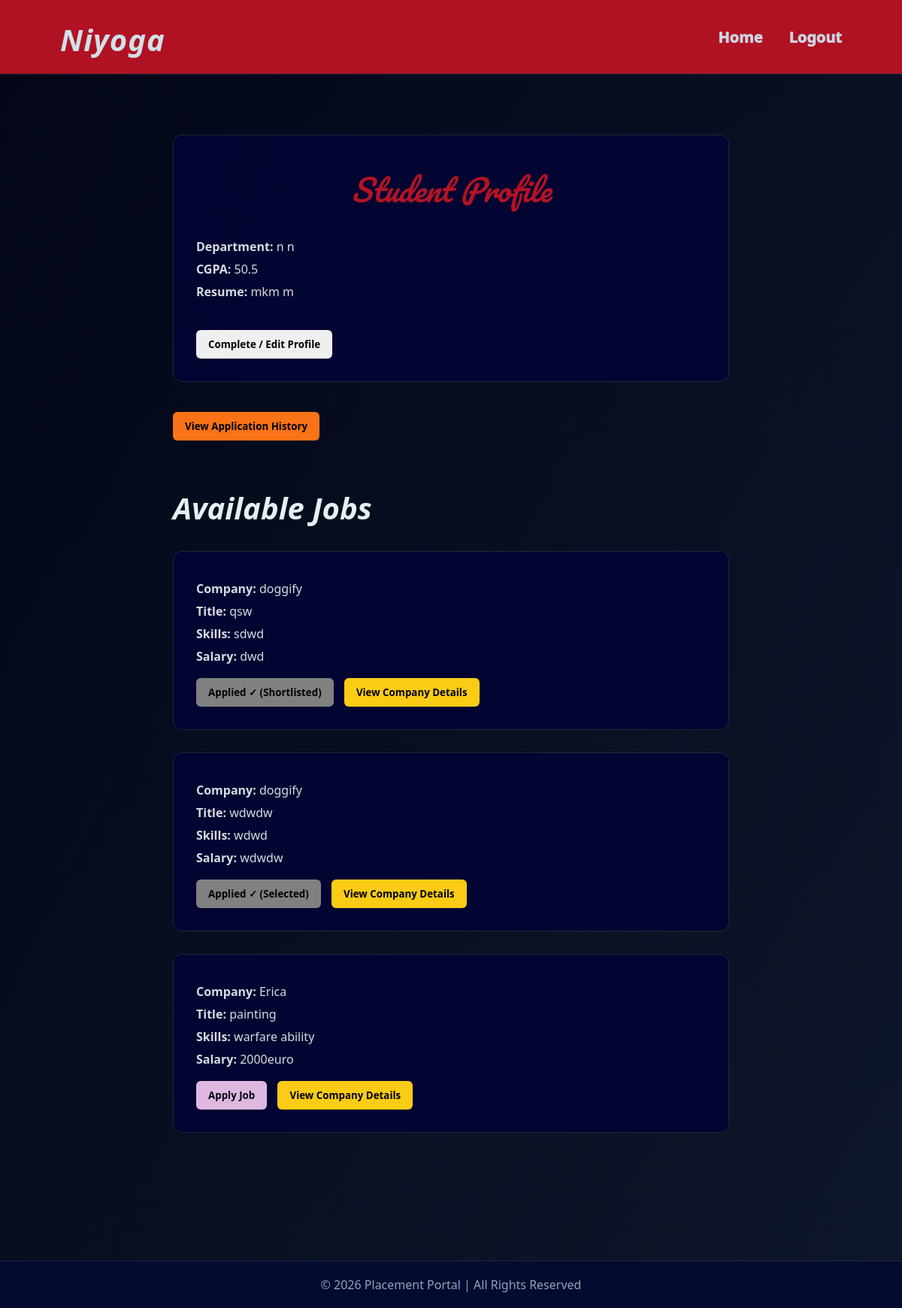
Screenshot of /student_dashboard (signed in) with the database file from the repository.
### app.py (models this page shows)
class StudentProfile(db.Model):
    __tablename__ = "student_profiles"
    id = db.Column(db.Integer, primary_key=True)
    user_id = db.Column(
        db.Integer,
        db.ForeignKey("users.id"),
        nullable=False,
        unique= True
    )
    cgpa = db.Column(db.Float)
    department = db.Column(db.String(100))
    current_year = db.Column(db.Integer)
    skills = db.Column(db.String(200))
    resume = db.Column(db.String(200))
    placement_status = db.Column(db.String(50), default="Not Placed")
    user = db.relationship("Users", back_populates="student_profile")
    applications = db.relationship(
        "Application",
        back_populates="student"
    )

class Job(db.Model):
    __tablename__ = "jobs"
    id = db.Column(db.Integer, primary_key=True)
    company_id = db.Column(
        db.Integer,
        db.ForeignKey("company_profiles.id")
    )
    description = db.Column(db.Text)
    title = db.Column(db.String(150))
    skills = db.Column(db.String(200))
    experience = db.Column(db.String(200))
    salary = db.Column(db.String(50))
    job_type = db.Column(db.String(50), default="Full-time")
    is_approved = db.Column(db.Boolean, default=False)
    is_closed = db.Column(db.Boolean, default=False)
    posted_at = db.Column(db.DateTime, default=datetime.utcnow)
    company = db.relationship("CompanyProfile", back_populates="jobs")
    applications = db.relationship(
        "Application",
        back_populates="job"
    )

class CompanyProfile(db.Model):
    __tablename__ = "company_profiles"
    id = db.Column(db.Integer, primary_key=True)
    user_id = db.Column(
        db.Integer,
        db.ForeignKey("users.id"),
        nullable=False,
        unique= True
    )
    company_name = db.Column(db.String(150))
    industry = db.Column(db.String(200))
    website = db.Column(db.String(200))
    location = db.Column(db.String(200))
    hr_contact = db.Column(db.String(15))
    user = db.relationship("Users", back_populates="company_profile")
    jobs = db.relationship(
        "Job",
        back_populates="company"
    )

class Application(db.Model):
    __tablename__ = "applications"
    id = db.Column(db.Integer, primary_key=True)
    student_id = db.Column(
        db.Integer,
        db.ForeignKey("student_profiles.id")
    )
    job_id = db.Column(
        db.Integer,
        db.ForeignKey("jobs.id")
    )
    status = db.Column(db.String(50), default="Applied")
    remarks = db.Column(db.String(200))
    applied_at = db.Column(db.DateTime, default=datetime.utcnow)
    updated_at = db.Column(db.DateTime)
    job = db.relationship("Job", back_populates="applications")
    student = db.relationship("StudentProfile", back_populates="applications")

### app.py (the view)
@app.route("/student_dashboard")
def student_dashboard():
    if "user_id" not in session:
        return redirect("/login")
    user_id = session["user_id"]
    student = StudentProfile.query.filter_by(user_id=user_id).first()
    search = request.args.get("search")
    jobs_query = Job.query.filter_by(is_approved=True, is_closed=False)
    if search:
        jobs_query = jobs_query.join(CompanyProfile).filter(
            (CompanyProfile.company_name.ilike(f"%{search}%")) |
            (Job.title.ilike(f"%{search}%")) |
            (Job.skills.ilike(f"%{search}%"))
        )
    jobs = jobs_query.all()
    applied_jobs = {}
    if student:
        for app in student.applications:
            applied_jobs[app.job_id] = app.status
    return render_template(
        "employee_dashboard.html",
        student=student,
        jobs=jobs,
        applied_jobs=applied_jobs
    )

### templates/employee_dashboard.html (shortened to what this page needs)
{% extends 'base.html' %}
{% block content %}
</head>
<body>
    <div class="container">
        <div class="card">
            <h2>Student Profile</h2>
            {% if student %}
            <p><b>Department:</b> {{ student.department }}</p>
            <p><b>CGPA:</b> {{ student.cgpa }}</p>
            <p><b>Resume:</b> {{ student.resume }}</p>
            {% else %}
            <p class="incomplete">⚠ Profile Incomplete</p>
            {% endif %}
            <br>
            <a href="/complete-student-profile">
                <button class="btn">Complete / Edit Profile</button>
            </a>
        </div>
        <a href="/application-history">
            <button class="btn" style="background:#f97316; color:black;">
                View Application History
            </button>
        </a>
        <br><br>
        <h2>Available Jobs</h2>
        {% for job in jobs %}
        <div class="card">
            <p><b>Company:</b> {{ job.company.company_name }}</p>
            <p><b>Title:</b> {{ job.title }}</p>
            <p><b>Skills:</b> {{ job.skills }}</p>
            <p><b>Salary:</b> {{ job.salary }}</p>
            {% if job.id in applied_jobs %}
            <button class="btn" style="background: gray; cursor: not-allowed;">
                Applied ✓ ({{ applied_jobs[job.id] }})
            </button>
            {% else %}
            <a href="/apply-job/{{ job.id }}">
                <button class="btn apply">Apply Job</button>
            </a>
            {% endif %}
            <a href="/company-details/{{ job.company.id }}">
                <button class="btn" style="background:#facc15;">
                    View Company Details
                </button>
            </a>
        </div>
        {% endfor %}
    </div>
    {% endblock %}

### templates/employee_dashboard.html (style rules this page uses)
* { box-sizing:border-box; font-family:Segoe UI, Arial, sans-serif; }
body { margin:0; background:linear-gradient(120deg,#020617,#0f172a); color:#e2e8f0; }
.container { max-width:900px; margin:auto; padding:80px; }
.card { background:rgba(3, 4, 50, 0.944); border:1px solid #1e293b; border-radius:12px; padding:30px; margin-bottom:30px; }
.card h2 { margin-top: 7px; font-size:40px; font-weight:580; font-family:'Pacifico', cursive; color:rgba(188, 20, 36, 0.947); text-align:center; }
.card p { color:#d7dbe0; margin:8px 0; }
.btn { padding:10px 16px; border:none; border-radius:6px; font-weight:bold; cursor:pointer; margin-top:10px; margin-right:10px; transition:0.3s; }
.apply { background:#dfb8e0; color:#020617; }
h2 { color:#e7eff2; margin-top:40px; margin-bottom: 30px; font-family: system-ui, -apple-system, BlinkMacSystemFont, 'Segoe UI', Roboto, Oxygen, Ubuntu, Cantarell, 'Open Sans', 'Helvetica Neue', sans-serif; font-style: oblique; font-size: 40px; }

### templates/base.html (style rules this page uses)
* { margin: 0; padding: 0; box-sizing: border-box; font-family: "Segoe UI", Arial, sans-serif; }
body { background:linear-gradient(120deg, #020617, #0f172a); color: #000000; margin-top: 0%; margin-bottom: 0%; }
.container { width: 85%; margin: auto; }

### rows the page displays
StudentProfile: department "n n", cgpa "50.5", resume "mkm m"
Job: company.company_name "doggify", title "qsw", skills "sdwd", salary "dwd"
Application: status "Shortlisted"
Job: company.company_name "doggify", title "wdwdw", skills "wdwd", salary "wdwdw"
Application: status "Selected"
Job: company.company_name "Erica", title "painting", skills "warfare ability", salary "2000euro"
